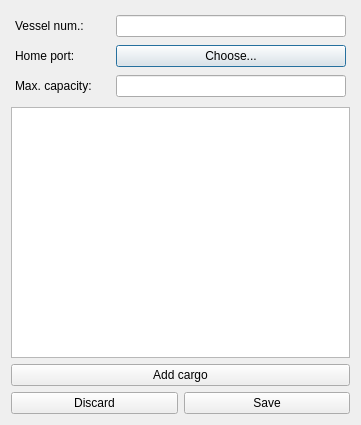
<?xml version="1.0" encoding="UTF-8"?>
<ui version="4.0">
 <class>VesselEditDialog</class>
 <widget class="QDialog" name="VesselEditDialog">
  <property name="geometry">
   <rect>
    <x>0</x>
    <y>0</y>
    <width>361</width>
    <height>425</height>
   </rect>
  </property>
  <property name="windowTitle">
   <string>Dialog</string>
  </property>
  <layout class="QVBoxLayout" name="verticalLayout_2">
   <item>
    <layout class="QFormLayout" name="formLayout">
     <property name="fieldGrowthPolicy">
      <enum>QFormLayout::ExpandingFieldsGrow</enum>
     </property>
     <property name="horizontalSpacing">
      <number>24</number>
     </property>
     <property name="verticalSpacing">
      <number>8</number>
     </property>
     <property name="leftMargin">
      <number>4</number>
     </property>
     <property name="topMargin">
      <number>4</number>
     </property>
     <property name="rightMargin">
      <number>4</number>
     </property>
     <property name="bottomMargin">
      <number>4</number>
     </property>
     <item row="0" column="0">
      <widget class="QLabel" name="label">
       <property name="text">
        <string>Vessel num.:</string>
       </property>
      </widget>
     </item>
     <item row="0" column="1">
      <widget class="QLineEdit" name="et_vessel_num"/>
     </item>
     <item row="1" column="0">
      <widget class="QLabel" name="label_4">
       <property name="text">
        <string>Home port:</string>
       </property>
      </widget>
     </item>
     <item row="1" column="1">
      <widget class="QPushButton" name="btn_choose_home_port">
       <property name="sizePolicy">
        <sizepolicy hsizetype="Expanding" vsizetype="Fixed">
         <horstretch>0</horstretch>
         <verstretch>0</verstretch>
        </sizepolicy>
       </property>
       <property name="text">
        <string>Choose...</string>
       </property>
      </widget>
     </item>
     <item row="2" column="0">
      <widget class="QLabel" name="label_6">
       <property name="text">
        <string>Max. capacity:</string>
       </property>
      </widget>
     </item>
     <item row="2" column="1">
      <widget class="QLineEdit" name="et_max_capacity"/>
     </item>
    </layout>
   </item>
   <item>
    <layout class="QVBoxLayout" name="verticalLayout">
     <item>
      <widget class="QListView" name="listView"/>
     </item>
     <item>
      <widget class="QPushButton" name="btn_add_cargo">
       <property name="text">
        <string>Add cargo</string>
       </property>
      </widget>
     </item>
    </layout>
   </item>
   <item>
    <layout class="QHBoxLayout" name="horizontalLayout_2">
     <item>
      <widget class="QPushButton" name="btn_discard">
       <property name="text">
        <string>Discard</string>
       </property>
      </widget>
     </item>
     <item>
      <widget class="QPushButton" name="btn_save">
       <property name="text">
        <string>Save</string>
       </property>
      </widget>
     </item>
    </layout>
   </item>
  </layout>
 </widget>
 <resources/>
 <connections/>
</ui>
